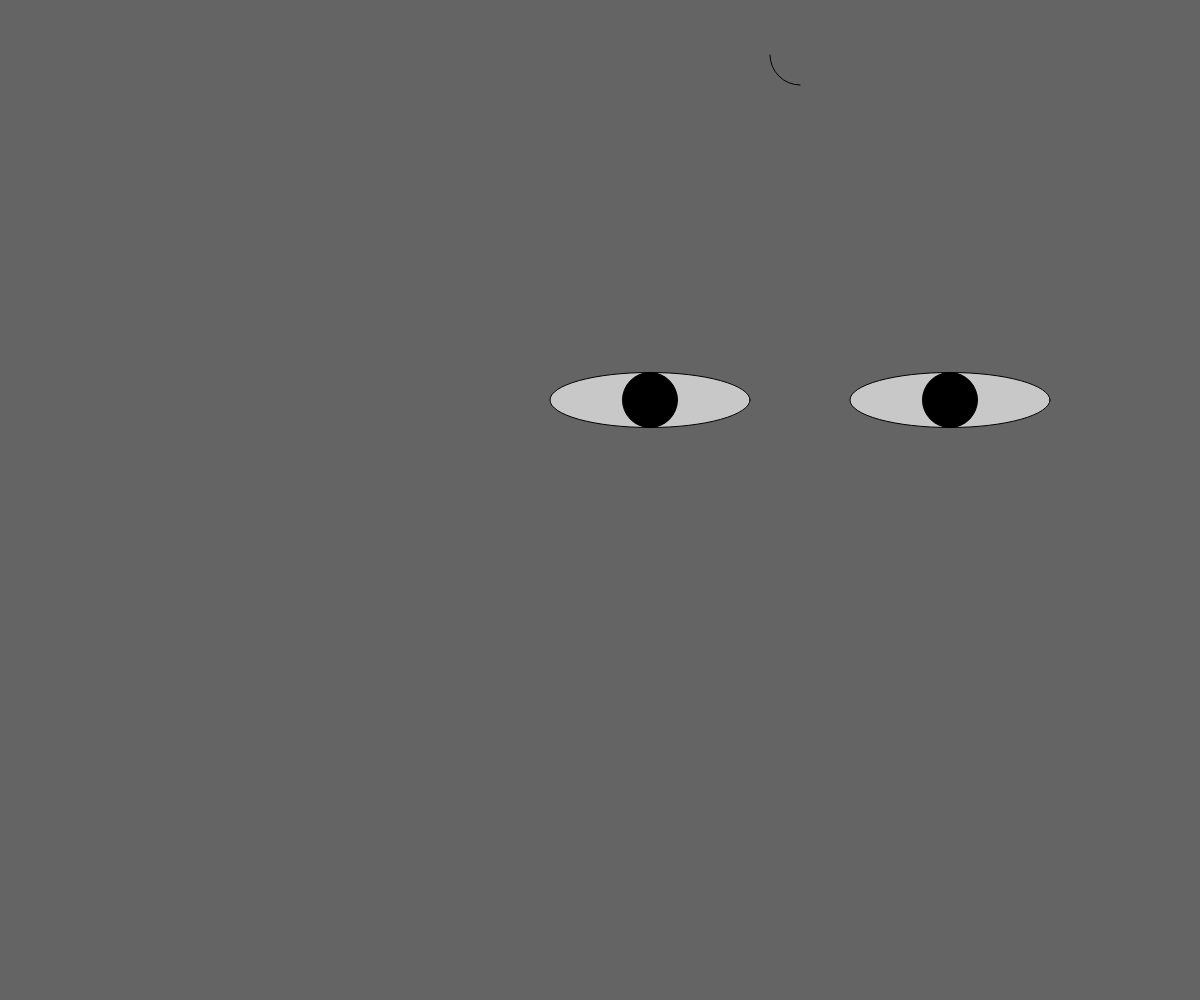
Frame 1 (no input)
Frame 60 (no input): identical to frame 1, image omitted
Frame 120 (the mouse pressed at the canvas centre since frame 60): identical to frame 1, image omitted

The p5.js sketch that drew this single still picture (run headless with seeded random() and noise() and a simulated clock; from frame 60 on, the mouse is pressed at the canvas centre):

// p5.js sketch
// ── sketch.js
// Project Title
// Your Name
// Date
//
// Extra for Experts:
// - describe what you did to take this project "above and beyond"


function setup() {
  createCanvas(windowWidth, windowHeight);
}

function draw() {
  background(100, 100, 100);
  fill(200, 200, 200);
  ellipse(650, 400, 200, 55);
  ellipse(950, 400, 200, 55);
  noFill();
  arc(800, 55, 60, 60, HALF_PI, PI);
  fill(0, 0, 0);
  ellipse(650, 400, 55, 55);
  ellipse(950, 400, 55, 55);
  
}
